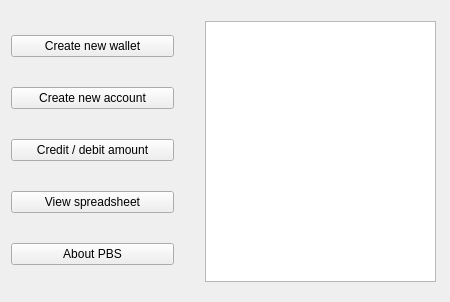
<?xml version="1.0" encoding="UTF-8"?>
<ui version="4.0">
 <class>MainWindow</class>
 <widget class="QMainWindow" name="MainWindow">
  <property name="geometry">
   <rect>
    <x>0</x>
    <y>0</y>
    <width>450</width>
    <height>302</height>
   </rect>
  </property>
  <property name="windowTitle">
   <string>Personal Budgetting System for Students</string>
  </property>
  <property name="windowIcon">
   <iconset>
    <normaloff>../../logo_plain/blob.png</normaloff>../../logo_plain/blob.png</iconset>
  </property>
  <widget class="QWidget" name="centralWidget">
   <widget class="QWidget" name="verticalLayoutWidget">
    <property name="geometry">
     <rect>
      <x>0</x>
      <y>0</y>
      <width>185</width>
      <height>301</height>
     </rect>
    </property>
    <layout class="QVBoxLayout" name="verticalLayout">
     <item>
      <widget class="QPushButton" name="newWalButton">
       <property name="text">
        <string>Create new wallet</string>
       </property>
      </widget>
     </item>
     <item>
      <widget class="QPushButton" name="newAccButton">
       <property name="text">
        <string>Create new account</string>
       </property>
      </widget>
     </item>
     <item>
      <widget class="QPushButton" name="creditButton">
       <property name="text">
        <string>Credit / debit amount</string>
       </property>
      </widget>
     </item>
     <item>
      <widget class="QPushButton" name="viewSheetButton">
       <property name="text">
        <string>View spreadsheet</string>
       </property>
      </widget>
     </item>
     <item>
      <widget class="QPushButton" name="aboutButton">
       <property name="text">
        <string>About PBS</string>
       </property>
      </widget>
     </item>
    </layout>
   </widget>
   <widget class="QTextBrowser" name="textBrowser">
    <property name="geometry">
     <rect>
      <x>205</x>
      <y>21</y>
      <width>231</width>
      <height>261</height>
     </rect>
    </property>
    <property name="font">
     <font>
      <family>Arial</family>
      <pointsize>12</pointsize>
     </font>
    </property>
   </widget>
  </widget>
  <action name="actionWallet">
   <property name="text">
    <string>Wallet</string>
   </property>
  </action>
  <action name="actionBank_Account">
   <property name="text">
    <string>Bank Account</string>
   </property>
  </action>
  <action name="actionOpen">
   <property name="text">
    <string>Open</string>
   </property>
  </action>
  <action name="actionSave">
   <property name="text">
    <string>Save</string>
   </property>
  </action>
  <action name="actionExit">
   <property name="text">
    <string>Exit</string>
   </property>
  </action>
  <action name="actionCut">
   <property name="text">
    <string>Cut</string>
   </property>
  </action>
  <action name="actionCopy">
   <property name="text">
    <string>Copy</string>
   </property>
  </action>
  <action name="actionPaste">
   <property name="text">
    <string>Paste</string>
   </property>
  </action>
  <action name="actionUndo">
   <property name="text">
    <string>Undo</string>
   </property>
  </action>
  <action name="actionRedo">
   <property name="text">
    <string>Redo</string>
   </property>
  </action>
  <action name="actionGraph">
   <property name="text">
    <string>Graph</string>
   </property>
  </action>
  <action name="actionSpreadsheet">
   <property name="text">
    <string>Spreadsheet</string>
   </property>
  </action>
  <action name="actionData_entry">
   <property name="text">
    <string>Data entry</string>
   </property>
  </action>
  <action name="actionAbout_PBS">
   <property name="text">
    <string>About PBS</string>
   </property>
  </action>
 </widget>
 <layoutdefault spacing="6" margin="11"/>
 <resources/>
 <connections/>
</ui>
